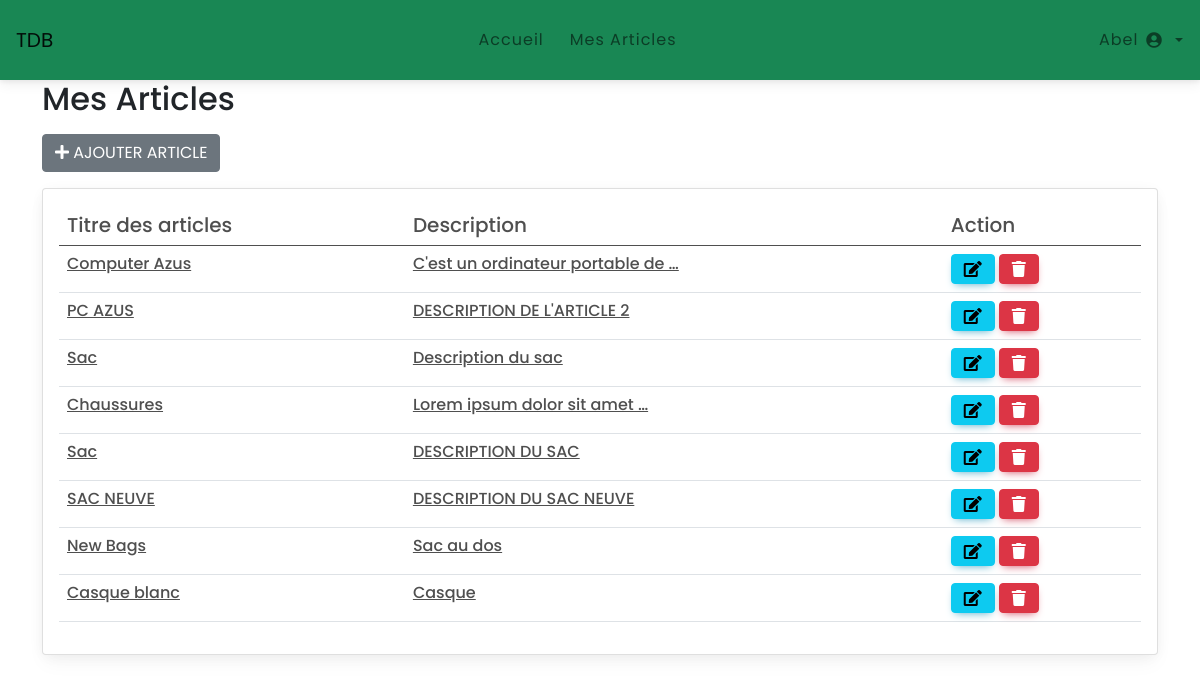
The app's page /blog/administration/user_articles/ (signed in), older data.
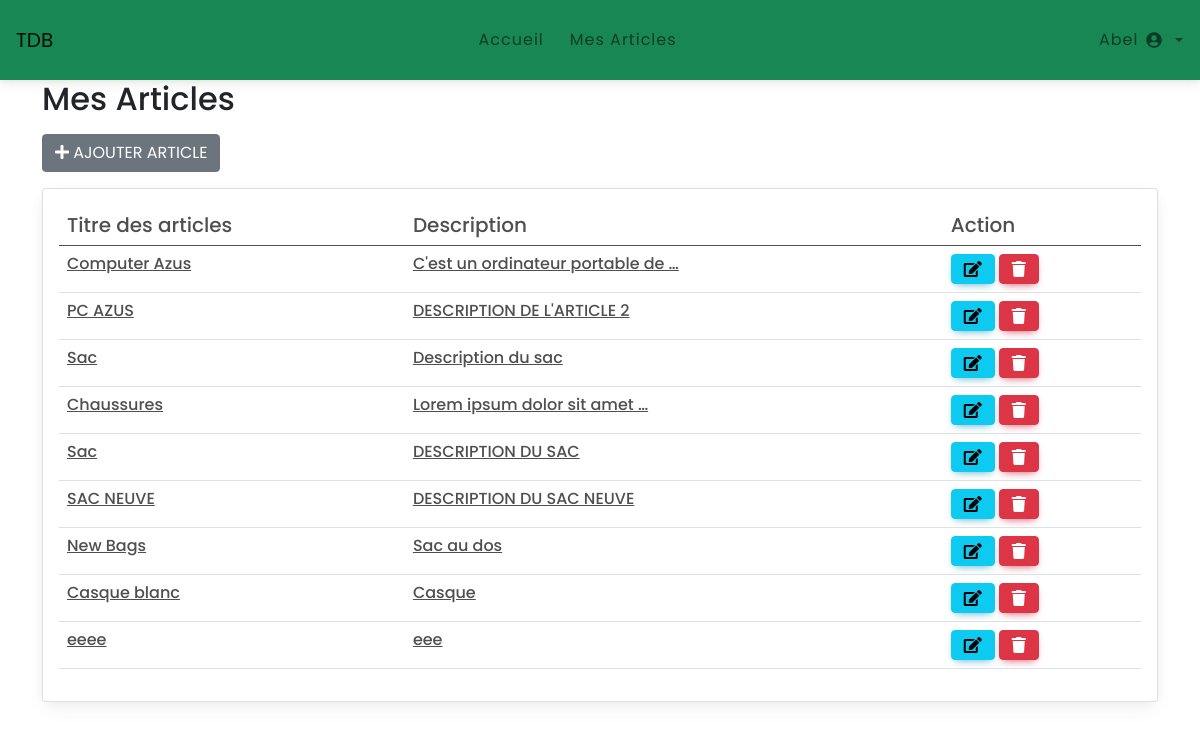
The same page, newer data.
### blog/models.py (models this page shows, shortened)
class Article(models.Model):
    user=models.ForeignKey(User,on_delete=models.CASCADE,null=True)
    title=models.CharField(max_length=50)
    categorie=models.ForeignKey(Category,on_delete=models.CASCADE)
    description=models.TextField()
    image=models.ImageField(null=True ,blank=True)
    created_at=models.DateTimeField(auto_now_add=True)
    updated_at=models.DateTimeField(auto_now=True)

### app_admin/views.py (the view)
# urls.py: path('user_articles/',views.user_articles , name="mes_articles"),
@login_required
def user_articles(request):
    has_perm=False
    if request.user.has_perm("Blog.delete_article"):
        has_perm=True
    else :
        has_perm=False
    mes_articles_user=Article.objects.filter(user=request.user)
    return render(request,"app_admin/mes_articles.html",{"mes_articles_user":mes_articles_user,"has_perm":has_perm})

### app_admin/templates/app_admin/mes_articles.html
{% extends 'app_admin/base.html' %}
{% block content %}
<div class="container">
    <div class="row">
        <div class="col-md-12"><h2> Mes Articles</h2></div>
        <div class="col-md-12 p-10">
            <a href="{% url 'app_admin:Add_articles' %}" class="btn btn-secondary float-right mt-2"><i class="fas fa-plus"></i> Ajouter article</a>
        </div>
        <div class="col-md-12">
            {% if mes_articles_user %}
            <div class="card mt-3">
                <div class="card-body">
                    <table class="table table-hover">
                        <thead>
                            <tr>
                                <th class="h5">Titre des articles</th>
                                <th class="h5">Description</th>
                                <th class="h5">Action</th>
                            </tr>
                        </thead>
                        <tbody>
                            {% for article in mes_articles_user %}
                            <tr>
                                <td><a href="" class="h6">{{ article.title }}</a></td>
                                <td><a href="" class="h6"> {{ article.description | truncatewords:5 }}</a></td>
                                <td>
                                    <a href="{% url 'app_admin:update_article' article.id %}" class="btn btn-info"><i class="fas fa-edit"></i></a>
                                    {% if has_perm %}
                                    <a href="{% url 'app_admin:delete_article' article.id %}" class="btn btn-danger"><i class="fas fa-trash"></i></a>
                                    {% endif %}
                                </td>
                            </tr>
                            {% endfor %}
                        </tbody>
                    </table>
                </div>
            </div>
            {% else %}
            <p>Vous n'avez aucun articles</p>
            {% endif %}
        </div>
    </div>
</div>
{% endblock %}

### app_admin/templates/app_admin/base.html (shortened to what this page needs)
{% load static %}
<html lang="fr">
<head>
    <link rel="stylesheet" href="{% static 'css/mdb.min.css' %}">
    <link rel="stylesheet" href="{% static 'css/mdb.rtl.min.css' %}">
    <link rel="stylesheet" href="{% static 'css/style.css' %}">
    <link rel="stylesheet" href="https://cdnjs.cloudflare.com/ajax/libs/font-awesome/5.15.4/css/all.min.css">
    <link href="https://cdn.jsdelivr.net/npm/bootstrap@5.0.0/dist/css/bootstrap.min.css" rel="stylesheet">
</head>
<body>
  {% include "app_admin/nav_bar.html" %}
  {% block content %}
  {% endblock %}
</body>
</html>

### app_admin/templates/app_admin/nav_bar.html (shortened to what this page needs)
<nav class="navbar navbar-expand-lg navbar-light bg-success">
    <a class="navbar-brand" href="#">TDB</a>
    <div class="collapse navbar-collapse" id="navbarNav">
        <ul class="navbar-nav me-auto">
            <li class="nav-item">
                <a class="nav-link" href="{% url 'blog_site:afficher' %}">Accueil</a>
            </li>
            <li class="nav-item">
                <a class="nav-link" href="{% url 'app_admin:mes_articles' %}">Mes Articles</a>
            </li>
        </ul>
        <ul class="navbar-nav">
            <li class="nav-item dropdown">
                {% if user.is_authenticated %}
                <a class="nav-link dropdown-toggle d-flex align-items-center" href="#" id="navbarDropdown" role="button" data-bs-toggle="dropdown" aria-expanded="false">
                    {{ user.username }} <i class="fas fa-user-circle me-2"></i>
                </a>
                {% else %}
                <a class="nav-link dropdown-toggle d-flex align-items-center" href="#" id="navbarDropdown" role="button" data-bs-toggle="dropdown" aria-expanded="false">
                    <i class="fas fa-user-circle me-2"></i>
                </a>
                {% endif %}
            </li>
        </ul>
    </div>
</nav>

### blog/static/css/style.css (style rules this page uses)
* { margin: 0; padding: 0; box-sizing: border-box; font-family: 'Poppins', sans-serif; }
nav { display: flex; height: 80px; width: 100%; background: #1b1b1b; align-items: center; justify-content: space-between; padding: 0 50px 0 100px; flex-wrap: wrap; }
nav ul { display: flex; flex-wrap: wrap; list-style: none; }
nav ul li { margin: 0 5px; }
nav ul li a { color: #f2f2f2; text-decoration: none; font-size: 18px; font-weight: 500; padding: 8px 15px; border-radius: 5px; letter-spacing: 1px; transition: all 0.3s ease; }

Row changes from the older to the newer data that the page shows:
added Article: title "eeee", description "eee"
